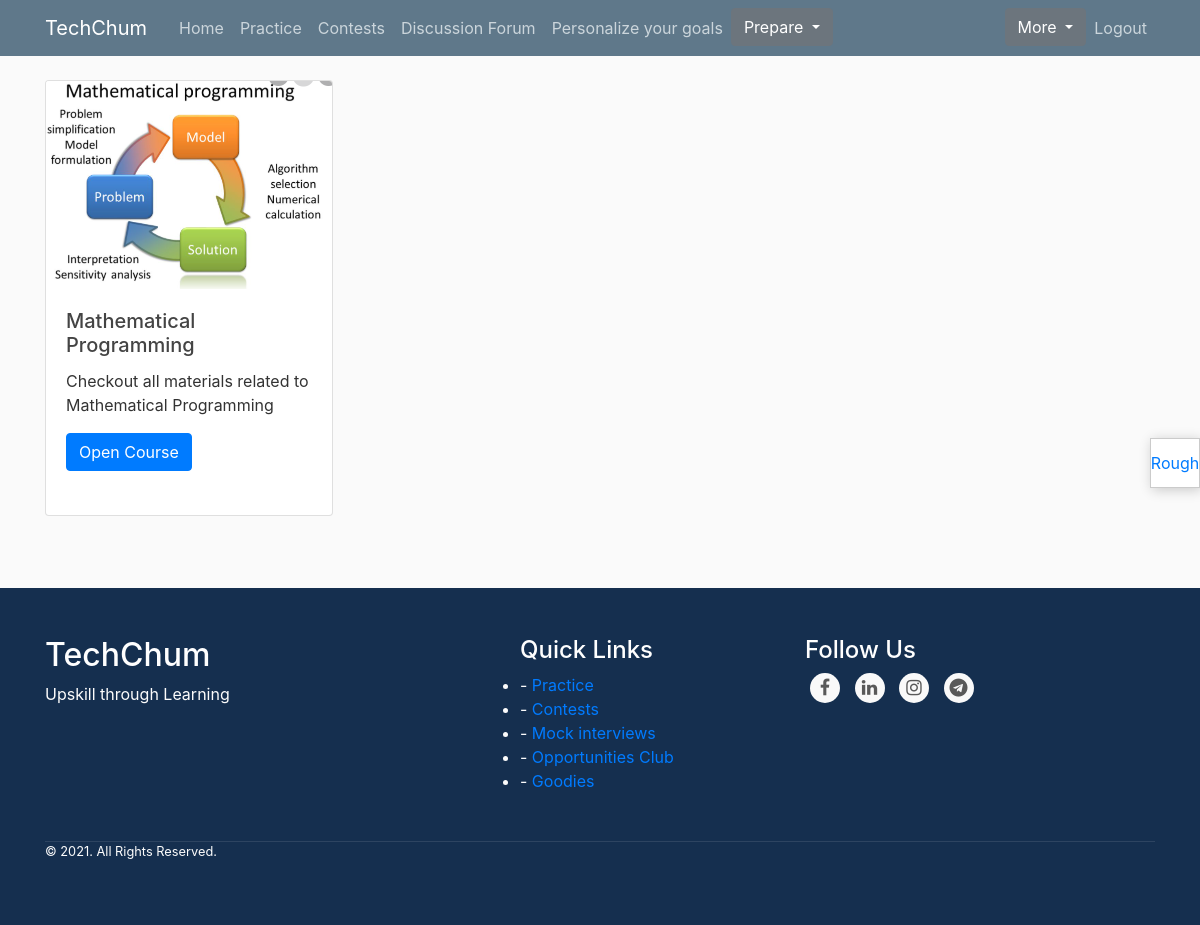
The app's page /KL-Hub/ (signed in) with its own data.
### blog/models.py (models this page shows, shortened)
class KLCourse(models.Model):
    courseName = models.CharField(max_length=200)
    image = models.ImageField(upload_to='ckl/')
    content = models.TextField(default='Content to be displayed')

### blog/views.py (the view)
# urls.py: path('KL-Hub/', views.KLHub, name='klu'),
@login_required
def KLHub(request):
    user = str(request.user)
    c = 0
    if user == admin:
        c = 1
    content = KLCourse.objects.all()
    context = {'content': content, 'c': c}
    return render(request, 'blog/kl.html', context)

### blog/templates/blog/kl.html (shortened to what this page needs)
{% extends "blog/base.html" %}
{% block content %}
 {% load static %}
{% for r in content %}
<div class="card" style="width: 18rem;">
  <img class="card-img-top" src="{{r.image.url}}" alt="Card image cap">
  <div class="card-body">
    <h5 class="card-title">{{r.courseName}}</h5>
    <p class="card-text">{{r.content}}</p>
<a href="{% url 'Showfiles' r.id %}" class="btn btn-primary">Open Course</a><br><br>
  </div>
</div>
<br>
{% endfor %}
{% endblock content %}

### blog/static/blog/main.css (style rules this page uses)
body { background: #fafafa; color: #333333; margin-top: 5rem; }
h1, h2, h3, h4, h5, h6 { color: #444444; }

### records on screen
KLCourse: image (picture), courseName "Mathematical Programming", content "Checkout all materials related to Mathematical Programming"
